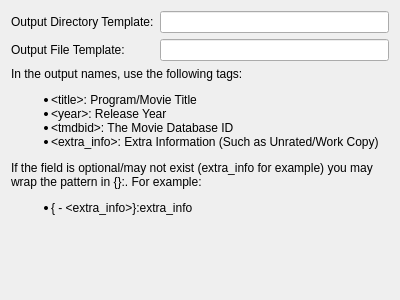
<?xml version="1.0" encoding="UTF-8"?>
<ui version="4.0">
 <class>NMediaManager::NPreferences::NUi::CMovieSettings</class>
 <widget class="QWidget" name="NMediaManager::NPreferences::NUi::CMovieSettings">
  <property name="geometry">
   <rect>
    <x>0</x>
    <y>0</y>
    <width>400</width>
    <height>300</height>
   </rect>
  </property>
  <property name="windowTitle">
   <string>Form</string>
  </property>
  <layout class="QGridLayout" name="gridLayout">
   <item row="0" column="0">
    <widget class="QLabel" name="label_9">
     <property name="text">
      <string>Output Directory Template:</string>
     </property>
    </widget>
   </item>
   <item row="0" column="1">
    <widget class="QLineEdit" name="movieOutDirPattern">
     <property name="sizePolicy">
      <sizepolicy hsizetype="Expanding" vsizetype="Fixed">
       <horstretch>0</horstretch>
       <verstretch>0</verstretch>
      </sizepolicy>
     </property>
     <property name="text">
      <string/>
     </property>
    </widget>
   </item>
   <item row="1" column="0">
    <widget class="QLabel" name="label_7">
     <property name="text">
      <string>Output File Template:</string>
     </property>
    </widget>
   </item>
   <item row="1" column="1">
    <widget class="QLineEdit" name="movieOutFilePattern"/>
   </item>
   <item row="2" column="0" colspan="2">
    <widget class="QLabel" name="label_4">
     <property name="text">
      <string>&lt;html&gt;&lt;head/&gt;&lt;body&gt;&lt;p&gt;In the output names, use the following tags:&lt;/p&gt;&lt;ul style=&quot;margin-top: 0px; margin-bottom: 0px; margin-left: 0px; margin-right: 0px; -qt-list-indent: 1;&quot;&gt;&lt;li style=&quot; margin-top:12px; margin-bottom:0px; margin-left:0px; margin-right:0px; -qt-block-indent:0; text-indent:0px;&quot;&gt;&amp;lt;title&amp;gt;: Program/Movie Title&lt;/li&gt;&lt;li style=&quot; margin-top:0px; margin-bottom:0px; margin-left:0px; margin-right:0px; -qt-block-indent:0; text-indent:0px;&quot;&gt;&amp;lt;year&amp;gt;: Release Year&lt;/li&gt;&lt;li style=&quot; margin-top:0px; margin-bottom:0px; margin-left:0px; margin-right:0px; -qt-block-indent:0; text-indent:0px;&quot;&gt;&amp;lt;tmdbid&amp;gt;: The Movie Database ID&lt;/li&gt;&lt;li style=&quot; margin-top:0px; margin-bottom:12px; margin-left:0px; margin-right:0px; -qt-block-indent:0; text-indent:0px;&quot;&gt;&amp;lt;extra_info&amp;gt;: Extra Information (Such as Unrated/Work Copy)&lt;/li&gt;&lt;/ul&gt;&lt;p&gt;If the field is optional/may not exist (extra_info for example) you may wrap the pattern in {}:. For example:&lt;/p&gt;&lt;ul style=&quot;margin-top: 0px; margin-bottom: 0px; margin-left: 0px; margin-right: 0px; -qt-list-indent: 1;&quot;&gt;&lt;li style=&quot; margin-top:0px; margin-bottom:12px; margin-left:0px; margin-right:0px; -qt-block-indent:0; text-indent:0px;&quot;&gt;{ - &amp;lt;extra_info&amp;gt;}:extra_info&lt;br/&gt;&lt;/li&gt;&lt;/ul&gt;&lt;p&gt;&lt;br/&gt;&lt;/p&gt;&lt;/body&gt;&lt;/html&gt;</string>
     </property>
     <property name="wordWrap">
      <bool>true</bool>
     </property>
    </widget>
   </item>
   <item row="3" column="0">
    <spacer name="verticalSpacer_3">
     <property name="orientation">
      <enum>Qt::Vertical</enum>
     </property>
     <property name="sizeHint" stdset="0">
      <size>
       <width>20</width>
       <height>19</height>
      </size>
     </property>
    </spacer>
   </item>
  </layout>
 </widget>
 <resources/>
 <connections/>
</ui>
